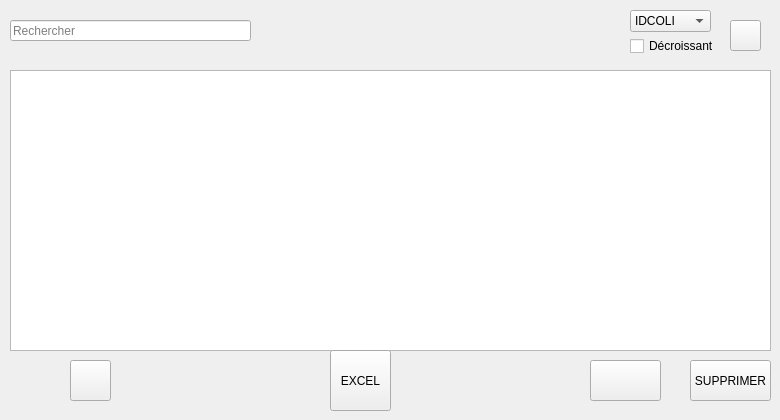
     <widget class="QWidget" name="tab">
      <attribute name="title">
       <string>Dashboard</string>
      </attribute>
      <widget class="QTableView" name="tableColi">
       <property name="geometry">
        <rect>
         <x>10</x>
         <y>70</y>
         <width>761</width>
         <height>281</height>
        </rect>
       </property>
       <property name="styleSheet">
        <string notr="true"/>
       </property>
      </widget>
      <widget class="QPushButton" name="suppcoli">
       <property name="geometry">
        <rect>
         <x>690</x>
         <y>360</y>
         <width>81</width>
         <height>41</height>
        </rect>
       </property>
       <property name="styleSheet">
        <string notr="true">border-image: url(:/Images/delete.png);</string>
       </property>
       <property name="text">
        <string>SUPPRIMER</string>
       </property>
      </widget>
      <widget class="QPushButton" name="Modifiercoli">
       <property name="geometry">
        <rect>
         <x>590</x>
         <y>360</y>
         <width>71</width>
         <height>41</height>
        </rect>
       </property>
       <property name="styleSheet">
        <string notr="true">border-image: url(:/Images/modify.png);</string>
       </property>
       <property name="text">
        <string/>
       </property>
      </widget>
      <widget class="QLineEdit" name="recherche">
       <property name="geometry">
        <rect>
         <x>10</x>
         <y>20</y>
         <width>241</width>
         <height>21</height>
        </rect>
       </property>
       <property name="styleSheet">
        <string notr="true"/>
       </property>
       <property name="text">
        <string/>
       </property>
       <property name="placeholderText">
        <string>Rechercher</string>
       </property>
      </widget>
      <widget class="QPushButton" name="tri_coli">
       <property name="geometry">
        <rect>
         <x>730</x>
         <y>20</y>
         <width>31</width>
         <height>31</height>
        </rect>
       </property>
       <property name="styleSheet">
        <string notr="true">border-image: url(:/Images/tri.png);</string>
       </property>
       <property name="text">
        <string/>
       </property>
      </widget>
      <widget class="QCheckBox" name="checkBox_2">
       <property name="geometry">
        <rect>
         <x>630</x>
         <y>36</y>
         <width>91</width>
         <height>20</height>
        </rect>
       </property>
       <property name="text">
        <string>Décroissant</string>
       </property>
      </widget>
      <widget class="QLabel" name="label_22">
       <property name="geometry">
        <rect>
         <x>260</x>
         <y>20</y>
         <width>31</width>
         <height>21</height>
        </rect>
       </property>
       <property name="styleSheet">
        <string notr="true">border-image: url(:/Images/search.png);</string>
       </property>
       <property name="text">
        <string/>
       </property>
      </widget>
      <widget class="QLabel" name="label_26">
       <property name="geometry">
        <rect>
         <x>330</x>
         <y>-20</y>
         <width>121</width>
         <height>111</height>
        </rect>
       </property>
       <property name="styleSheet">
        <string notr="true">border-image: url(:/Images/avatar.png);</string>
       </property>
       <property name="text">
        <string/>
       </property>
      </widget>
      <widget class="QComboBox" name="comboBox_4">
       <property name="geometry">
        <rect>
         <x>630</x>
         <y>10</y>
         <width>81</width>
         <height>22</height>
        </rect>
       </property>
       <item>
        <property name="text">
         <string>IDCOLI</string>
        </property>
       </item>
       <item>
        <property name="text">
         <string>ADRESSEEM</string>
        </property>
       </item>
       <item>
        <property name="text">
         <string>ADRESSEDEST</string>
        </property>
       </item>
       <item>
        <property name="text">
         <string>PRIORITE</string>
        </property>
       </item>
       <item>
        <property name="text">
         <string>POIDS</string>
        </property>
       </item>
       <item>
        <property name="text">
         <string>PRIX</string>
        </property>
       </item>
       <item>
        <property name="text">
         <string>ETAT</string>
        </property>
       </item>
       <item>
        <property name="text">
         <string>AVECLIV</string>
        </property>
       </item>
      </widget>
      <widget class="QPushButton" name="EXCEL1">
       <property name="geometry">
        <rect>
         <x>330</x>
         <y>350</y>
         <width>61</width>
         <height>61</height>
        </rect>
       </property>
       <property name="styleSheet">
        <string notr="true">border-image: url(:/Images/excel.png);</string>
       </property>
       <property name="text">
        <string>EXCEL</string>
       </property>
      </widget>
      <widget class="QPushButton" name="stat1">
       <property name="geometry">
        <rect>
         <x>70</x>
         <y>360</y>
         <width>41</width>
         <height>41</height>
        </rect>
       </property>
       <property name="styleSheet">
        <string notr="true">border-image: url(:/Images/stat.png);</string>
       </property>
       <property name="text">
        <string/>
       </property>
      </widget>
     </widget>
